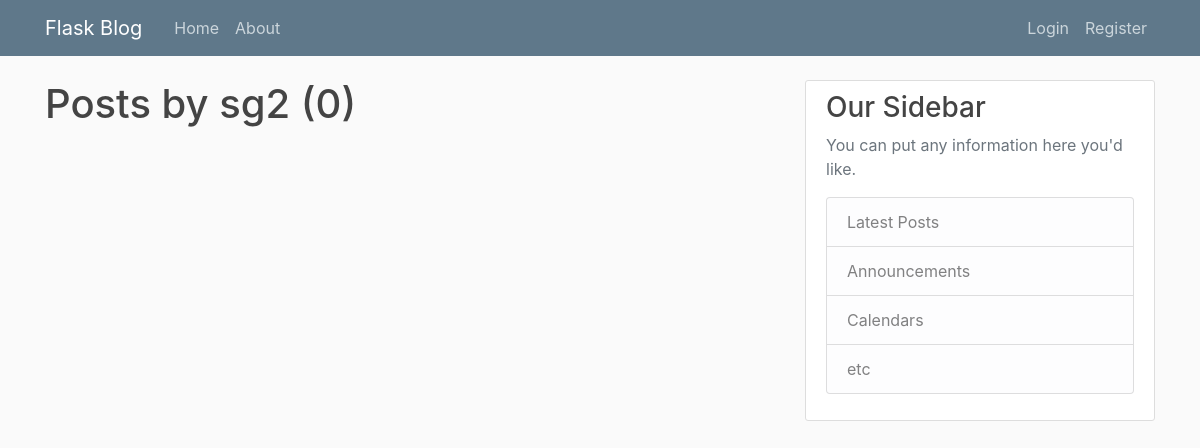
The page /user/sg2 on the database as committed earlier.
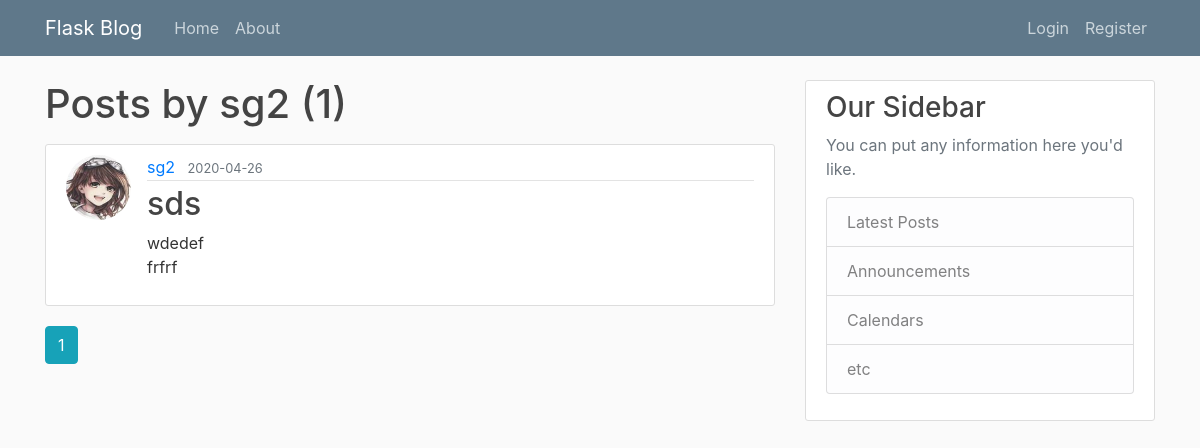
The same page on the database as committed later.
### flask_blog/models.py (models this page shows, shortened)
class Post(db.Model):
    id = db.Column(db.Integer, primary_key=True)
    title = db.Column(db.String(100), nullable=False)
    date_posted = db.Column(db.DateTime, nullable=False, default=datetime.utcnow)
    content = db.Column(db.Text, nullable=False)
    user_id = db.Column(db.Integer, db.ForeignKey('user.id'), nullable=False)

class User(db.Model,UserMixin):
    id = db.Column(db.Integer, primary_key=True)
    username = db.Column(db.String(20), unique=True, nullable=False)
    email = db.Column(db.String(120), unique=True, nullable=False)
    image_file = db.Column(db.String(20), nullable=False, default='default.jpg')
    password = db.Column(db.String(60), nullable=False)
    posts = db.relationship('Post', backref='author', lazy=True)

### flask_blog/users/routes.py (the view)
@users.route("/user/<string:username>")
def user_posts(username):
    page = request.args.get('page', 1, type=int)
    user = User.query.filter_by(username=username).first_or_404()
    posts = Post.query.filter_by(author=user)\
        .order_by(Post.date_posted.desc())\
        .paginate(page=page, per_page=5)
    return render_template('user_posts.html', posts=posts, user=user)

### flask_blog/templates/user_posts.html
{% extends "base.html" %}
{% block content %}
    <h1 class="mb-3">Posts by {{ user.username }} ({{ posts.total }})</h1>
    {% for post in posts.items %}
        <article class="media content-section">
          <img class="rounded-circle article-img" src="{{ url_for('static', filename='profile_pics/' + post.author.image_file) }}">
          <div class="media-body">
            <div class="article-metadata">
              <a class="mr-2" href="{{ url_for('users.user_posts', username=post.author.username) }}">{{ post.author.username }}</a>
              <small class="text-muted">{{ post.date_posted.strftime('%Y-%m-%d') }}</small>
            </div>
            <h2><a class="article-title" href="{{ url_for('posts.post', post_id=post.id) }}">{{ post.title }}</a></h2>
            <p class="article-content">{{ post.content }}</p>
          </div>
        </article>
    {% endfor %}
    {% for page_num in posts.iter_pages(left_edge=1, right_edge=1, left_current=1, right_current=2) %}
      {% if page_num %}
        {% if posts.page == page_num %}
          <a class="btn btn-info mb-4" href="{{ url_for('users.user_posts', username=user.username, page=page_num) }}">{{ page_num }}</a>
        {% else %}
          <a class="btn btn-outline-info mb-4" href="{{ url_for('users.user_posts', username=user.username, page=page_num) }}">{{ page_num }}</a>
        {% endif %}
      {% else %}
        ...
      {% endif %}
    {% endfor %}
{% endblock content %}

Rows that differ between the two databases and show on the page:
added Post: image_file (picture), author.username "sg2", date_posted "2020-04-26", title "sds", content "wdedef frfrf"
Other text that changed with them:
{{ posts.total }}: "0" → "1"
new list line: "1"
